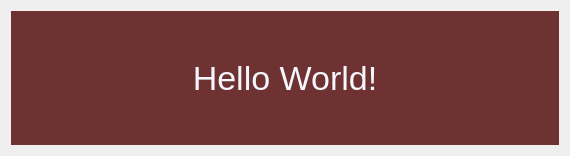
<?xml version="1.0" encoding="UTF-8"?>
<ui version="4.0">
 <class>DialogToast</class>
 <widget class="QDialog" name="DialogToast">
  <property name="geometry">
   <rect>
    <x>0</x>
    <y>0</y>
    <width>570</width>
    <height>156</height>
   </rect>
  </property>
  <property name="windowTitle">
   <string>Dialog</string>
  </property>
  <layout class="QGridLayout" name="gridLayout">
   <item row="0" column="0">
    <widget class="QLabel" name="label">
     <property name="styleSheet">
      <string notr="true">font: 34px ;
background-color: rgb(110, 50, 50);
color: rgb(246, 246, 253);</string>
     </property>
     <property name="text">
      <string>Hello World!</string>
     </property>
     <property name="alignment">
      <set>Qt::AlignCenter</set>
     </property>
    </widget>
   </item>
  </layout>
 </widget>
 <resources/>
 <connections/>
</ui>
